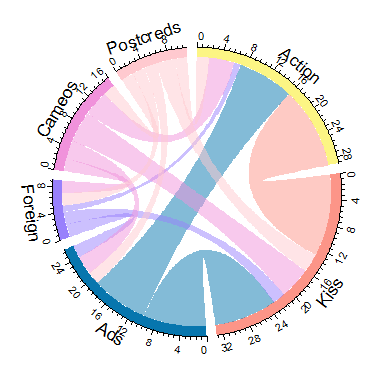

Source code (R):
# Code source: https://www.data-to-viz.com/graph/chord.html

#### Set WD ####
setwd("C:/Users/CM8738/Dropbox/RGU/Teaching/2024-2025/Sem 1/CM4125 - Data Viz/CM4125 T10")

#### Load libraries ####
library(readxl)
library(tidyverse)
library(networkD3)
library(reshape2)
library(ggplot2)
library(viridis)
library(hrbrthemes)
library(circlize)

##### Load data #####
data <- read_excel("chord.xlsx")

##### HEATMAP #####

## Create an empty canvas
heatmap_colnames=colnames(data)
mat_heatmap = matrix(0, length(data), length(data))
rownames(mat_heatmap) <- colnames(data)
colnames(mat_heatmap) <- colnames(data)

## For loop to count all combinations
# Notice this is different to sankey, as it has to count all rows
for (i in 1:length(data)){
  for (j in 1:length(data)){
    if (i>j){
      for (k in 1:nrow(data)){
        row = data[k,]
        if (is.na(row[i])==FALSE & is.na(row[j])==FALSE){
          if (row[i]=="Yes" & row[j]=="Yes"){
            mat_heatmap[heatmap_colnames[i],heatmap_colnames[j]]=mat_heatmap[heatmap_colnames[i],heatmap_colnames[j]]+1
          }
        }
      }
    }
  }
}


## Simple heatmap (rough idea)
heatmap(mat_heatmap, Colv = NA, Rowv = NA, scale="column")

##### PLOTTING A CHORD DIAGRAM ######

## Convert the heatmap into a dataframe
mat_heatmap = data.frame(mat_heatmap)
## Transform matrix to long data
data_long_chord <- mat_heatmap %>%
  rownames_to_column %>%
  gather(key = 'key', value = 'value', -rowname)

## Basic parameters
circos.clear()
circos.par(start.degree = 90, gap.degree = 4, track.margin = c(-0.1, 0.1), points.overflow.warning = FALSE)
par(mar = rep(0, 4))

## Establish colour palette
mycolor <- viridis(length(unique(data_long_chord$rowname)), 
                   alpha = 1, begin = 0, end = 1, option = "D")
mycolor <- mycolor[sample(1:length(unique(data_long_chord$rowname)))]

## Base plot
chordDiagram(data_long_chord)

## More instructions and uglier
# chordDiagram(
#   x = data_long_chord, 
#   grid.col = mycolor,
#   transparency = 0.25,
#   directional = 1,
#   direction.type = c("arrows", "diffHeight"), 
#   diffHeight  = -0.04,
#   annotationTrack = "grid", 
#   annotationTrackHeight = c(0.05, 0.1),
#   link.arr.type = "big.arrow", 
#   link.sort = TRUE, 
#   link.largest.ontop = TRUE)
# 
# ## Add text and axis
# circos.trackPlotRegion(
#   track.index = 1, 
#   bg.border = NA, 
#   panel.fun = function(x, y) {
#     
#     xlim = get.cell.meta.data("xlim")
#     sector.index = get.cell.meta.data("sector.index")
#     
#     # Add names to the sector. 
#     circos.text(
#       x = mean(xlim), 
#       y = 3.2, 
#       labels = sector.index, 
#       facing = "bending", 
#       cex = 0.8
#     )
#   }
# )

##### Option 2 (needs html but renders much better!) #####
## Code source: https://r-graph-gallery.com/chord-diagram-interactive.html?utm_content=cmp-true

## Install packages
#devtools::install_github("mattflor/chorddiag")
#install.packages("chorddiag")

##Load packagess
library(devtools)
library(chorddiag)

## For this package we need a full matrix, so let's do it again!
mat_chord = matrix(0, length(data), length(data))
chordmap_colnames=colnames(data)
rownames(mat_chord) <- colnames(data)
colnames(mat_chord) <- colnames(data)
for (i in 1:length(data)){
  for (j in 1:length(data)){
      for (k in 1:nrow(data)){
        if (i!=j){
        row = data[k,]
        if (is.na(row[i])==FALSE & is.na(row[j])==FALSE){
          if (row[i]=="Yes" & row[j]=="Yes"){
            mat_chord[chordmap_colnames[i],chordmap_colnames[j]]=mat_chord[chordmap_colnames[i],chordmap_colnames[j]]+1
          }
        }
      }
    }
  }
}

## Plot the chord with one line of code!
chord <- chorddiag(as.matrix(mat_chord), groupColors = mycolor, groupnamePadding = 20)
chord # You can save it as an image or as html from the viewer tab
